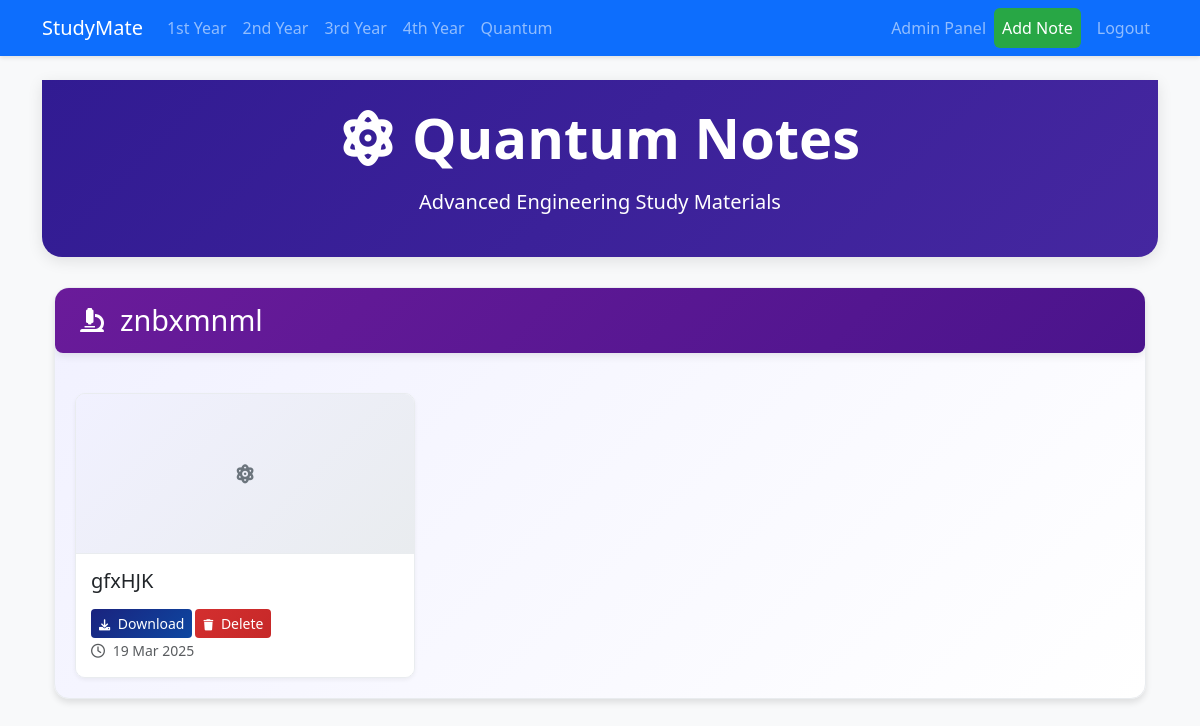
Page /quantum/ (signed in) on the earlier database version.
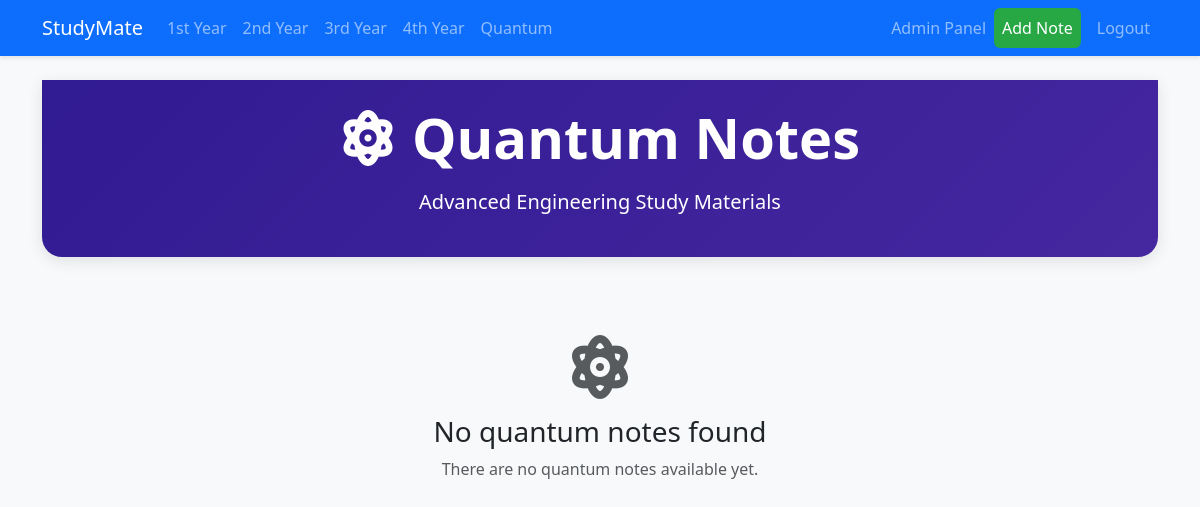
Same page on the later database version.
### notes/models.py (models this page shows, shortened)
class Subject(models.Model):
    name = models.CharField(max_length=100)
    year = models.IntegerField()  # 1 for 1st year, 2 for 2nd year, etc.
    image = models.ImageField(upload_to='subject_images/', null=True, blank=True)
    is_quantum = models.BooleanField(default=False)
    class Meta:
        ordering = ['name']

class Note(models.Model):
    title = models.CharField(max_length=200)
    chapter = models.ForeignKey(Chapter, on_delete=models.CASCADE)
    file = models.FileField(upload_to='notes/')
    uploaded_by = models.ForeignKey(User, on_delete=models.CASCADE)
    upload_date = models.DateTimeField(auto_now_add=True)

### notes/views.py (the view)
# urls.py: path('quantum/', views.quantum, name='quantum'),
@login_required
def quantum(request):
    subjects = Subject.objects.filter(is_quantum=True)
    subjects_data = []
    for subject in subjects:
        notes = Note.objects.filter(chapter__subject=subject).order_by('-upload_date')
        subjects_data.append({
            'subject': subject,
            'notes': notes
        })
    return render(request, 'quantum.html', {
        'subjects': subjects_data
    })

### templates/quantum.html (shortened to what this page needs)
{% extends 'base.html' %}
{% block content %}
<div class="hero-section text-center py-4" style="background: linear-gradient(135deg, #311B92, #4527A0); color: white; margin-bottom: 30px;">
    <div class="container">
        <h1 class="display-4 fw-bold mb-3">
            <i class="fas fa-atom me-3"></i>Quantum Notes
        </h1>
        <p class="lead">Advanced Engineering Study Materials</p>
    </div>
</div>
<div class="container">
    {% for subject_data in subjects %}
        <div class="subject-card mb-4">
            <div class="subject-header" style="background: linear-gradient(135deg, #6A1B9A, #4A148C);">
                <i class="fas fa-microscope me-3"></i>
                <h2>{{ subject_data.subject.name }}</h2>
            </div>
            <div class="notes-grid">
                {% for note in subject_data.notes %}
                    <div class="note-card">
                        <div class="note-image">
                            {% if note.chapter.image %}
                                <img src="{{ note.chapter.image.url }}" alt="{{ note.title }}">
                            {% else %}
                                <div class="default-note-image">
                                    <i class="fas fa-atom fa-2x"></i>
                                </div>
                            {% endif %}
                        </div>
                        <div class="note-content">
                            <h5 class="note-title">{{ note.title }}</h5>
                            <div class="note-actions">
                                <a href="{{ note.file.url }}" class="btn btn-primary btn-sm" download>
                                    <i class="fas fa-download me-1"></i> Download
                                </a>
                                {% if request.user.is_staff %}
                                    <a href="{% url 'delete_note' note.id %}" class="btn btn-danger btn-sm"
                                       onclick="return confirm('Are you sure you want to delete this note?')">
                                        <i class="fas fa-trash me-1"></i> Delete
                                    </a>
                                {% endif %}
                            </div>
                            <div class="note-info">
                                <small class="text-muted">
                                    <i class="far fa-clock me-1"></i>
                                    {{ note.upload_date|date:"d M Y" }}
                                </small>
                            </div>
                        </div>
                    </div>
                {% endfor %}
            </div>
        </div>
    {% empty %}
        <div class="text-center py-5">
            <i class="fas fa-atom fa-4x text-muted mb-3"></i>
            <h3>No quantum notes found</h3>
            <p class="text-muted">There are no quantum notes available yet.</p>
        </div>
    {% endfor %}
</div>
{% endblock %}

Differences in the rows shown:
removed Subject: subject.name "znbxmnml"
removed Note: title "gfxHJK", upload_date "19 Mar 2025"
Other differences:
text now shown: "No quantum notes found There are no quantum notes available yet."
